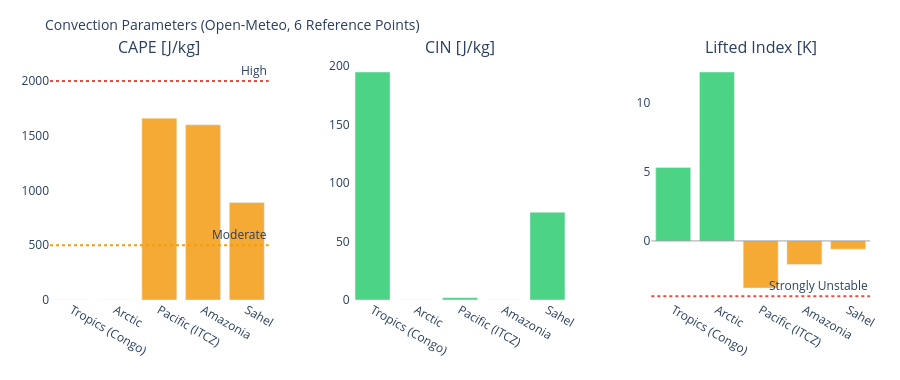

Source (notebook cell):
### Markdown cell above
---
## 3. Visualizations

### Code cell
# ============================================================
# CAPE / CIN / LIFTED INDEX – Convection potential
# ============================================================

if not df_atm.empty:
    fig = make_subplots(
        rows=1, cols=3,
        subplot_titles=['CAPE [J/kg]', 'CIN [J/kg]', 'Lifted Index [K]'],
        horizontal_spacing=0.1
    )
    pts = df_atm['point'].tolist()
    pt_colors = ['#E85D24','#185FA5','#888780','#378ADD','#639922','#F2A623']

    # CAPE – höher = mehr Gewitterpotential
    cape_vals = df_atm['cape'].fillna(0).tolist()
    cape_colors = ['#e74c3c' if v > 2000 else '#f39c12' if v > 500 else '#2ecc71'
                   for v in cape_vals]
    fig.add_trace(go.Bar(x=pts, y=cape_vals, marker_color=cape_colors,
                         opacity=0.85, showlegend=False), row=1, col=1)
    fig.add_hline(y=2000, line_dash='dot', line_color='#e74c3c',
                  annotation_text='High', row=1, col=1)
    fig.add_hline(y=500,  line_dash='dot', line_color='#f39c12',
                  annotation_text='Moderate', row=1, col=1)

    # CIN – negativer = stärker gedeckelt (weniger Auslöse)
    cin_vals = df_atm['cin'].fillna(0).tolist()
    cin_colors = ['#e74c3c' if v < -200 else '#f39c12' if v < -50 else '#2ecc71'
                  for v in cin_vals]
    fig.add_trace(go.Bar(x=pts, y=cin_vals, marker_color=cin_colors,
                         opacity=0.85, showlegend=False), row=1, col=2)

    # Lifted Index – negativ = instabil
    li_vals = df_atm['li'].fillna(0).tolist()
    li_colors = ['#e74c3c' if v < -4 else '#f39c12' if v < 0 else '#2ecc71'
                 for v in li_vals]
    fig.add_trace(go.Bar(x=pts, y=li_vals, marker_color=li_colors,
                         opacity=0.85, showlegend=False), row=1, col=3)
    fig.add_hline(y=0, line_color='gray', line_width=0.7, row=1, col=3)
    fig.add_hline(y=-4, line_dash='dot', line_color='#e74c3c',
                  annotation_text='Strongly Unstable', row=1, col=3)

    fig.update_layout(
        title=dict(text='Convection Parameters (Open-Meteo, 6 Reference Points)', font=dict(size=14)),
        height=380, plot_bgcolor='rgba(0,0,0,0)', paper_bgcolor='rgba(0,0,0,0)',
        margin=dict(l=50, r=30, t=60, b=80)
    )
    fig.update_xaxes(tickangle=30)
    fig.show()

### Figure 1 — Plotly figure (JSON) as saved in the notebook; plotly's stock layout.template omitted (floating-point values rounded to 4 significant figures)
{"data": [{"marker": {"color": ["#2ecc71", "#2ecc71", "#f39c12", "#f39c12", "#f39c12"]}, "opacity": 0.85, "showlegend": false, "type": "bar", "x": ["Tropics (Congo)", "Arctic", "Pacific (ITCZ)", "Amazonia", "Sahel"], "xaxis": "x", "y": [0.0, 0.0, 1660.0, 1600.0, 890.0], "yaxis": "y"}, {"marker": {"color": ["#2ecc71", "#2ecc71", "#2ecc71", "#2ecc71", "#2ecc71"]}, "opacity": 0.85, "showlegend": false, "type": "bar", "x": ["Tropics (Congo)", "Arctic", "Pacific (ITCZ)", "Amazonia", "Sahel"], "xaxis": "x2", "y": [195.0, 0.0, 2.0, 0.0, 75.0], "yaxis": "y2"}, {"marker": {"color": ["#2ecc71", "#2ecc71", "#f39c12", "#f39c12", "#f39c12"]}, "opacity": 0.85, "showlegend": false, "type": "bar", "x": ["Tropics (Congo)", "Arctic", "Pacific (ITCZ)", "Amazonia", "Sahel"], "xaxis": "x3", "y": [5.3, 12.2, -3.4, -1.7, -0.6], "yaxis": "y3"}], "layout": {"annotations": [{"font": {"size": 16}, "showarrow": false, "text": "CAPE [J/kg]", "x": 0.1333, "xanchor": "center", "xref": "paper", "y": 1.0, "yanchor": "bottom", "yref": "paper"}, {"font": {"size": 16}, "showarrow": false, "text": "CIN [J/kg]", "x": 0.5, "xanchor": "center", "xref": "paper", "y": 1.0, "yanchor": "bottom", "yref": "paper"}, {"font": {"size": 16}, "showarrow": false, "text": "Lifted Index [K]", "x": 0.8667, "xanchor": "center", "xref": "paper", "y": 1.0, "yanchor": "bottom", "yref": "paper"}, {"showarrow": false, "text": "High", "x": 1, "xanchor": "right", "xref": "x domain", "y": 2000, "yanchor": "bottom", "yref": "y"}, {"showarrow": false, "text": "Moderate", "x": 1, "xanchor": "right", "xref": "x domain", "y": 500, "yanchor": "bottom", "yref": "y"}, {"showarrow": false, "text": "Strongly Unstable", "x": 1, "xanchor": "right", "xref": "x3 domain", "y": -4, "yanchor": "bottom", "yref": "y3"}], "height": 380, "margin": {"b": 80, "l": 50, "r": 30, "t": 60}, "paper_bgcolor": "rgba(0,0,0,0)", "plot_bgcolor": "rgba(0,0,0,0)", "shapes": [{"line": {"color": "#e74c3c", "dash": "dot"}, "type": "line", "x0": 0, "x1": 1, "xref": "x domain", "y0": 2000, "y1": 2000, "yref": "y"}, {"line": {"color": "#f39c12", "dash": "dot"}, "type": "line", "x0": 0, "x1": 1, "xref": "x domain", "y0": 500, "y1": 500, "yref": "y"}, {"line": {"color": "gray", "width": 0.7}, "type": "line", "x0": 0, "x1": 1, "xref": "x3 domain", "y0": 0, "y1": 0, "yref": "y3"}, {"line": {"color": "#e74c3c", "dash": "dot"}, "type": "line", "x0": 0, "x1": 1, "xref": "x3 domain", "y0": -4, "y1": -4, "yref": "y3"}], "title": {"font": {"size": 14}, "text": "Convection Parameters (Open-Meteo, 6 Reference Points)"}, "xaxis": {"anchor": "y", "domain": [0.0, 0.2667], "tickangle": 30}, "xaxis2": {"anchor": "y2", "domain": [0.3667, 0.6333], "tickangle": 30}, "xaxis3": {"anchor": "y3", "domain": [0.7333, 1.0], "tickangle": 30}, "yaxis": {"anchor": "x", "domain": [0.0, 1.0]}, "yaxis2": {"anchor": "x2", "domain": [0.0, 1.0]}, "yaxis3": {"anchor": "x3", "domain": [0.0, 1.0]}}}
